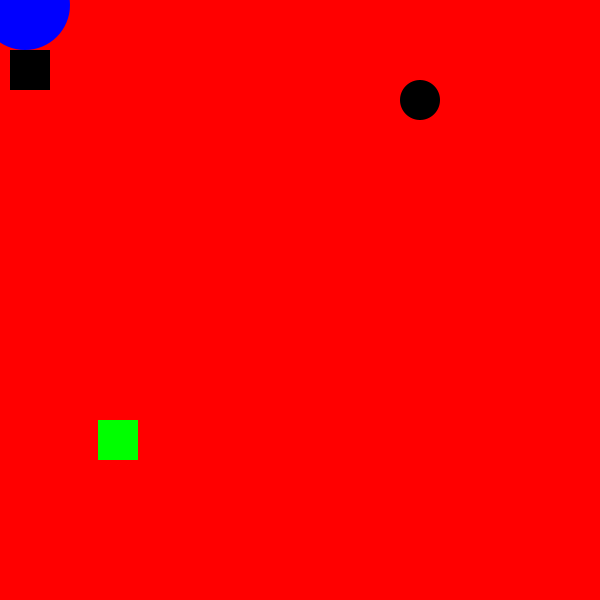
Frame 1 (no input)
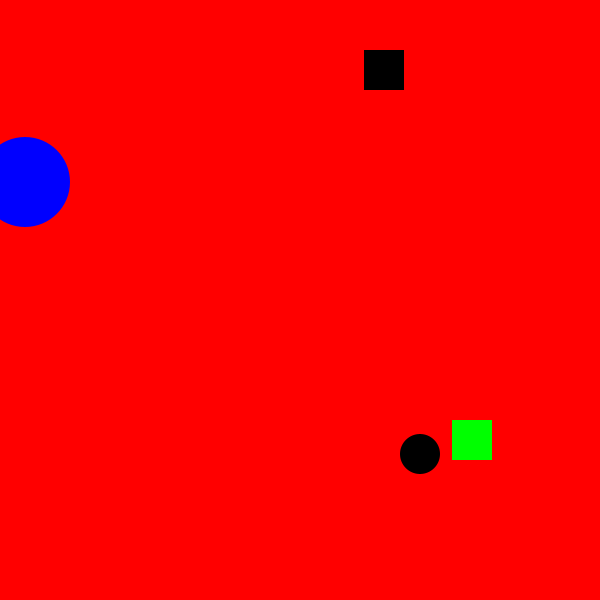
Frame 60 (the mouse pressed at the canvas centre just before this capture)
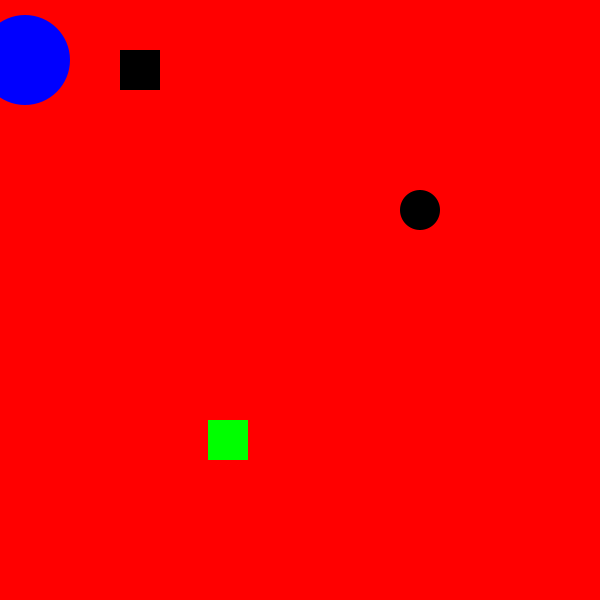
Frame 120 (the mouse held since frame 60 and released just before this capture)

The Processing sketch that drew these frames (run headless with seeded random() and noise(); from frame 60 on, the mouse is pressed at the canvas centre):

// Processing sketch: processing_42192
// ── processing_42192.pde

// black square
int x = 10;
int y = height/2;

// elements speed
int v = 6;

// black ellipse
int t = height;
int u = 420;

// black ellipse and square dimensions
int a = 40;

void setup() { 
  size (600, 600);
  }

void draw() {
  background(255, 0, 0);
  fill(255);

  if (x <= width) {
    noStroke();
    fill(0);
    rect(x, y, a, a);
    fill(0, 0, 255);
    ellipse(y/2, x/2, 90, 90);
    x += v;
  } 
  
  if (x > width) {
    x = 0;
  }
  
  // with "z" key, move the black square downward
  if (keyPressed && key == 'z' && a != 20) { 
    y += 20;
    if (y > height) {
      y = 0;
    }
  } 
  
  // with "x" key, move the black square upward
  if (keyPressed && key == 'x' && a != 20) { 
    y -= 20; 
    if (y < 0) {
      y = height;
    }
  }


  if (t <= height) {
    noStroke();
    fill(0);
    ellipse(u, t, a, a);
    t += v;
  } 
  
  if (t > height) {
    t = 0;
  }
  
  // with "u" key, move the black ellipse right
  if (keyPressed && key == 'i' && a != 10) { 
    u += 20;
    if (u > height) {
      u = 0;
    }
  } 
  
  // with "i" key, move the black ellipse left
  if (keyPressed && key == 'u' && a != 30) { 
    u -= 20; 
    if (u < 0) {
      u = height;
    }
  }
  
  if ( t > 300 || t < height) {
    fill(0, 255, 0);
    rect(t-v-2, u, 40, 40);
  }
  
  // when black square & ellipse meet,
  // turn background white
  if(x < u && x + a + 10 > u && y < t && y + a + 10 > t){
    background(255, 0, 255);
    x=0;
    a -= 10;
    v++;
    
    if(a < 1) {
    noLoop();
    background(255);
    smooth();
    fill(0);
    triangle(width/2, 30, 30, 2*height/3, width-30, 2*height/3);
    }
  }
}
